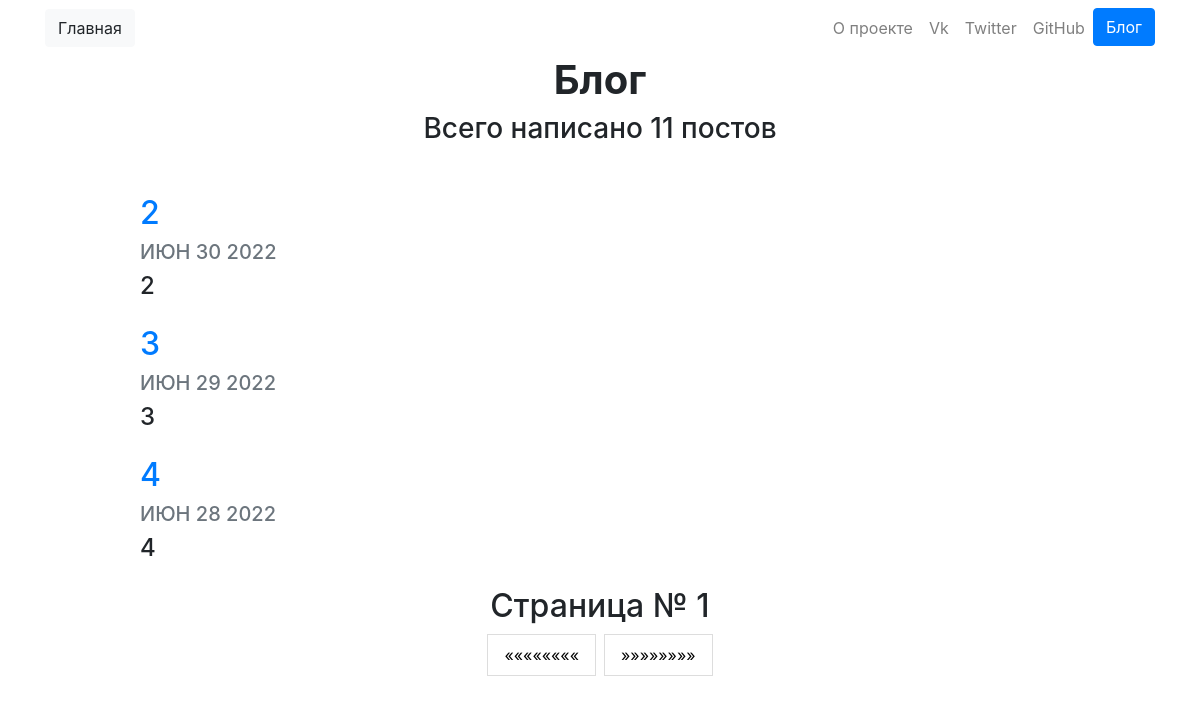
/blog/, run on an earlier commit of the app's database.
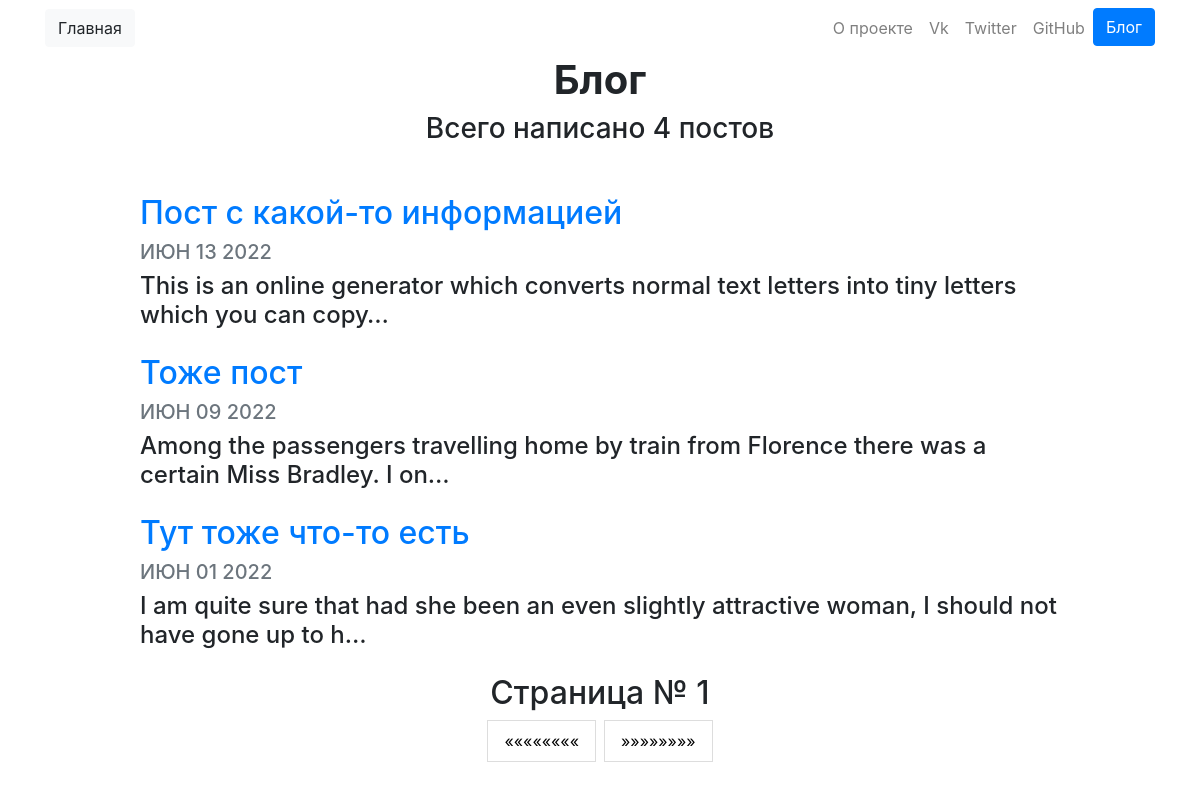
And on a later commit of the database.
### blog/models.py (models this page shows, shortened)
class Post(models.Model):
    title = models.CharField(max_length=200)
    description = models.TextField()
    date = models.DateField()

### blog/views.py (the view)
# urls.py: path('', views.all_blog, name = 'all_blog'),
def all_blog(request):
    page_number = int(request.GET.get('page', 1))
    all_posts = Post.objects.order_by('-date')
    post_count = len(all_posts)
    count_all_group = round(post_count/3)
    if page_number <= 0:
        page_number = 1
    elif page_number > count_all_group:
        page_number = count_all_group + 1
    posts = all_posts[(page_number - 1)*3 : (page_number - 1)*3 + 3]
    info_page = {
        'page_number':page_number,
        'next': str(int(page_number) + 1),
        'previous':str(int(page_number) - 1),
        'count_posts': post_count
    }
    return render(request, 'blog/all_blogs.html', {'posts' : posts, 'info_page' : info_page})

### blog/templates/blog/all_blogs.html (shortened to what this page needs)
{% extends "portfolio/base.html" %}
{% load static %}
{% block content %}
<h1 id="blogtitle" class="font-weight-bold text-center">Блог</h1>
<h3 class="text-center mb-5">Всего написано {{ info_page.count_posts }} постов</h3>
{% for blog in posts %}
<div class="row justify-content-center my-3">
  <div class="col-md-10">
    <a href="{% url 'blog:detail' blog.id %}">
      <h2>{{ blog.title }}</h2>
    </a>
    <h5 class="text-muted">{{ blog.date|date:'M d Y'|upper }}</h5>
    <h4>{{ blog.description|striptags|truncatechars:100 }}</h4>
  </div>
</div>
{% endfor %}
<div class="center">
    <div class="pagination">
        <h2>Страница № {{info_page.page_number}}</h2>
        <a href="?page={{info_page.previous}}">««««««««</a>
        <a href="?page={{info_page.next}}">»»»»»»»»</a>
    </div>
  </div>
{% endblock %}

### portfolio/templates/portfolio/base.html (shortened to what this page needs)
{% load static %}
<!doctype html>
<html lang="en">
<head>
  <link rel="stylesheet" href="https://stackpath.bootstrapcdn.com/bootstrap/4.4.1/css/bootstrap.min.css">
</head>
<body>
  <nav id="topNav" class="navbar navbar-expand-md navbar-light">
    <div class="container">
      <a class="btn btn-light" href="{% url 'home' %}">
        <span>Главная</span>
      </a>
      <div class="collapse navbar-collapse text-center" id="navbarNav">
        <ul class="navbar-nav ml-auto">
          <li class="nav-item">
            <a class="nav-link" href="" target="_blank">О проекте</a>
          </li>
          <li class="nav-item">
            <a class="nav-link" href="https://vk.com/id270483206" target="_blank">Vk</a>
          </li>
          <li class="nav-item">
            <a class="nav-link" href="" target="_blank">Twitter</a>
          </li>
          <li class="nav-item">
            <a class="nav-link" href="https://github.com/HogRider19" target="_blank">GitHub</a>
          </li>
          <li>
            <a role="button" href="{% url 'blog:all_blog' %}" class="btn btn-primary">Блог</a>
          </li>
        </ul>
      </div>
    </div>
  </nav>
  <div class="container">
    {% block content %}{% endblock %}
  </div>
</body>
</html>

### blog/templates/blog/all_blogs.html (style rules this page uses)
.center { text-align: center; }
.pagination { display: inline-block; }
.pagination a { color: black; float: left; padding: 8px 16px; text-decoration: none; transition: background-color .3s; border: 1px solid #ddd; margin: 0 4px; }

What changed in the data, as far as the page shows it:
removed Post: title "2", date "ИЮН 30 2022", description "2"
removed Post: title "3", date "ИЮН 29 2022", description "3"
removed Post: title "4", date "ИЮН 28 2022", description "4"
added Post: title "Пост с какой-то информацией", date "ИЮН 13 2022", description "This is an online generator which converts normal text letters into tiny letters which you can copy…"
added Post: title "Тоже пост", date "ИЮН 09 2022", description "Among the passengers travelling home by train from Florence there was a certain Miss Bradley. I on…"
added Post: title "Тут тоже что-то есть", date "ИЮН 01 2022", description "I am quite sure that had she been an even slightly attractive woman, I should not have gone up to h…"
Also different on the page:
{{ info_page.count_posts }}: "11" → "4"
